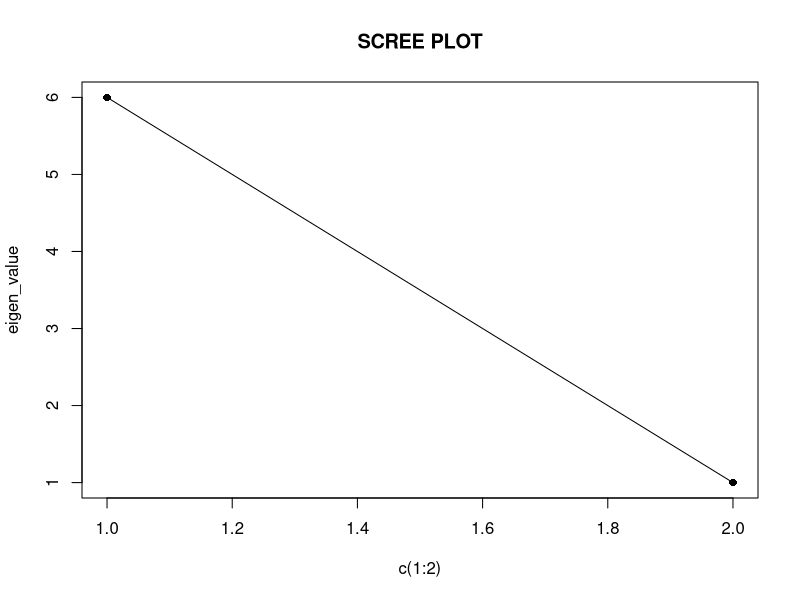

Generate this figure with R:

s<-matrix(c(5,2,2,2),nrow=2,ncol=2)
print(eigen(s))
eigen_value<-eigen(s)$values
e<-eigen(s)$vectors
e1<-e[,1]
e2<-e[,2]
y1<-(t(e1) %*% s[,1])
y2<-(t(e2) %*% s[,2])
print("---PRINCIPAL COMPONENTS---")
print(y1)
print(y2)
print("---POPULATION PROPORTION---")
print(eigen_value[1] / sum(eigen_value))
plot(c(1:2), eigen_value, pch = 16, type = "o", main = "SCREE PLOT")